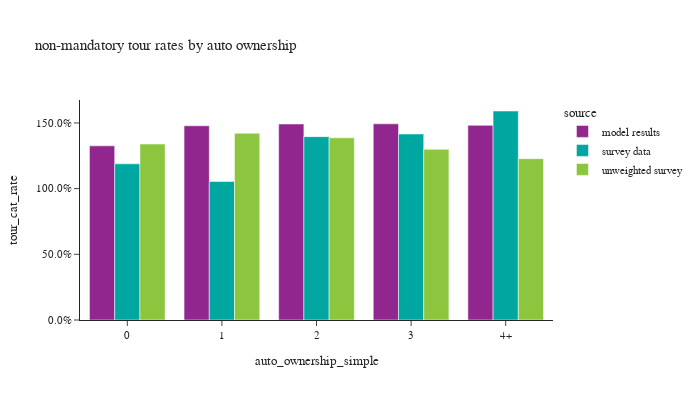

Notebook cell for this chart:
### Markdown cell above
- tour rates

### Code cell
df_auto_count = per_data.groupby(['source','auto_ownership_simple'])['person_weight'].sum().reset_index()

df_plot = non_m_tour_data. \
    groupby(['source','auto_ownership_simple','tour_category'])[['tour_weight']].sum().reset_index(). \
    merge(df_auto_count, how='left', on=['source','auto_ownership_simple'])
df_plot['tour_cat_rate'] = df_plot['tour_weight']/df_plot['person_weight']

fig = px.bar(df_plot, x="auto_ownership_simple", y="tour_cat_rate", color="source",barmode="group",
             # facet_col="ptype_label",facet_col_wrap=2,
             title="non-mandatory tour rates by auto ownership")
fig.for_each_annotation(lambda a: a.update(text=a.text.split("=")[-1]))
fig.update_layout(height=400, width=700)
fig.update_yaxes(tickformat=".1%")
fig.show()

### Figure 1 — Plotly figure (JSON) as saved in the notebook; plotly's stock layout.template omitted (floating-point values rounded to 4 significant figures)
{"data": [{"alignmentgroup": "True", "hovertemplate": "source=model results<br>auto_ownership_simple=%{x}<br>tour_cat_rate=%{y}<extra></extra>", "legendgroup": "model results", "marker": {"color": "#91268F", "pattern": {"shape": ""}}, "name": "model results", "offsetgroup": "model results", "orientation": "v", "showlegend": true, "textposition": "auto", "type": "bar", "x": ["0", "1", "2", "3", "4+"], "xaxis": "x", "y": [1.325, 1.478, 1.492, 1.493, 1.482], "yaxis": "y"}, {"alignmentgroup": "True", "hovertemplate": "source=survey data<br>auto_ownership_simple=%{x}<br>tour_cat_rate=%{y}<extra></extra>", "legendgroup": "survey data", "marker": {"color": "#00A7A0", "pattern": {"shape": ""}}, "name": "survey data", "offsetgroup": "survey data", "orientation": "v", "showlegend": true, "textposition": "auto", "type": "bar", "x": ["0", "1", "2", "3", "4+"], "xaxis": "x", "y": [1.189, 1.054, 1.396, 1.416, 1.591], "yaxis": "y"}, {"alignmentgroup": "True", "hovertemplate": "source=unweighted survey<br>auto_ownership_simple=%{x}<br>tour_cat_rate=%{y}<extra></extra>", "legendgroup": "unweighted survey", "marker": {"color": "#8CC63E", "pattern": {"shape": ""}}, "name": "unweighted survey", "offsetgroup": "unweighted survey", "orientation": "v", "showlegend": true, "textposition": "auto", "type": "bar", "x": ["0", "1", "2", "3", "4+"], "xaxis": "x", "y": [1.339, 1.422, 1.387, 1.299, 1.228], "yaxis": "y"}], "layout": {"barmode": "group", "height": 400, "legend": {"title": {"text": "source"}, "tracegroupgap": 0}, "title": {"text": "non-mandatory tour rates by auto ownership"}, "width": 700, "xaxis": {"anchor": "y", "domain": [0.0, 1.0], "title": {"text": "auto_ownership_simple"}}, "yaxis": {"anchor": "x", "domain": [0.0, 1.0], "tickformat": ".1%", "title": {"text": "tour_cat_rate"}}}}
